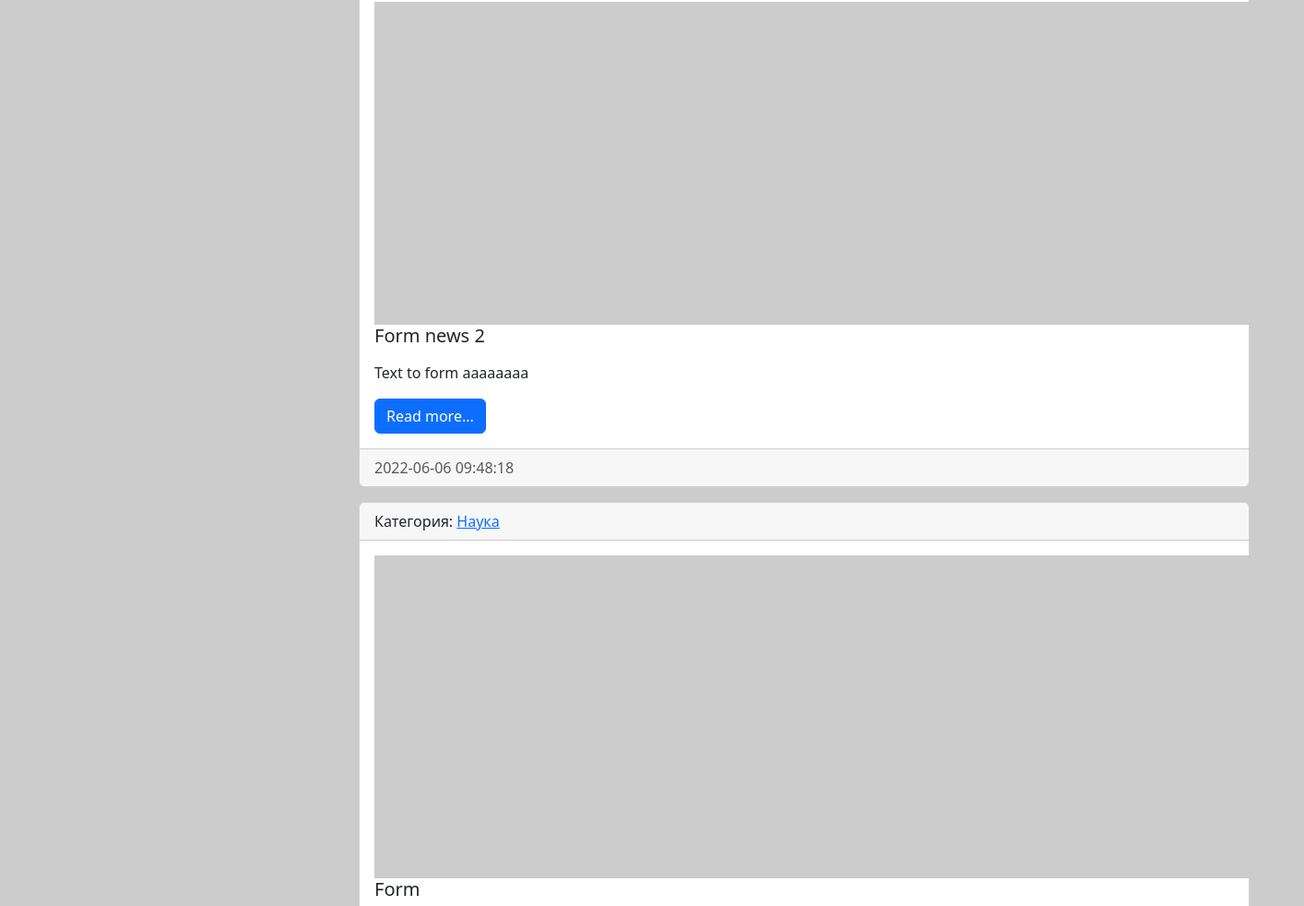
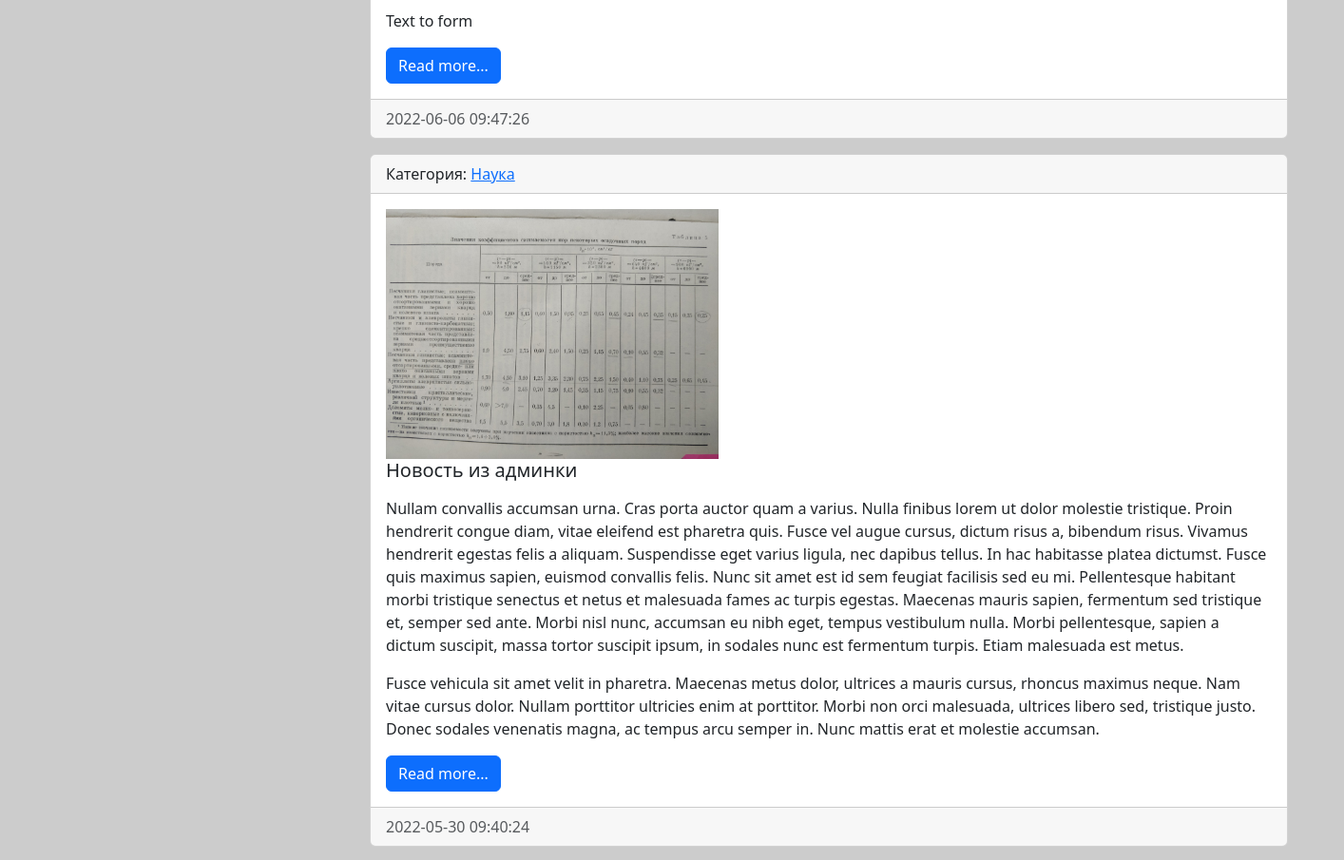
The app's page / (middle part), older data (2 pictures, top to bottom).
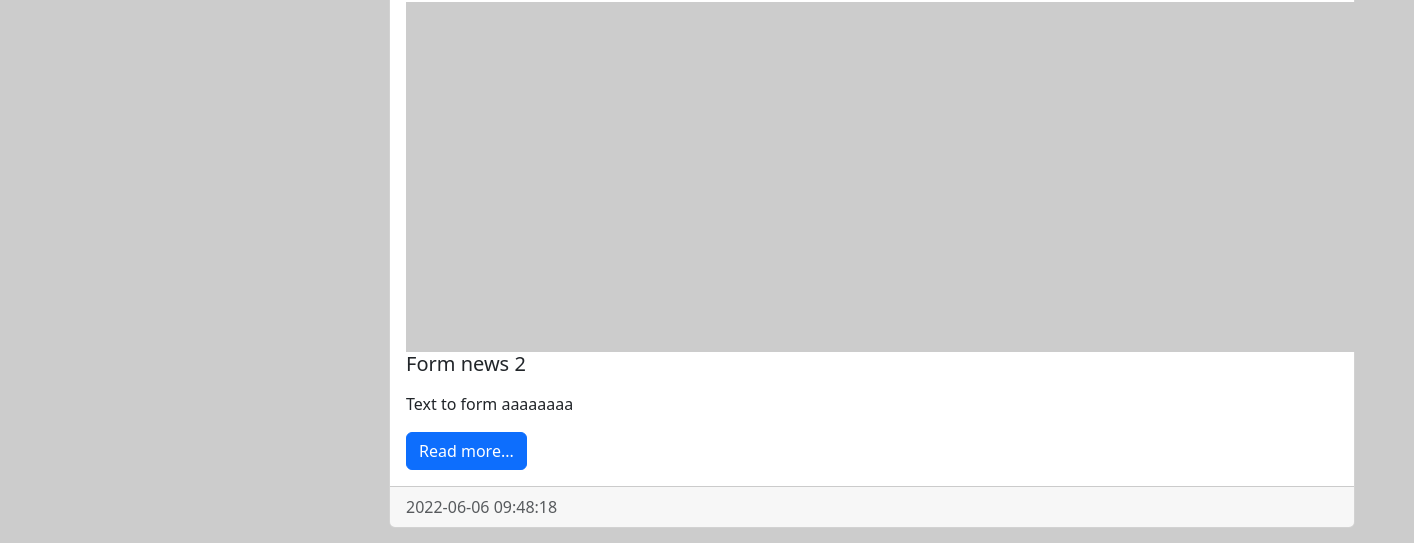
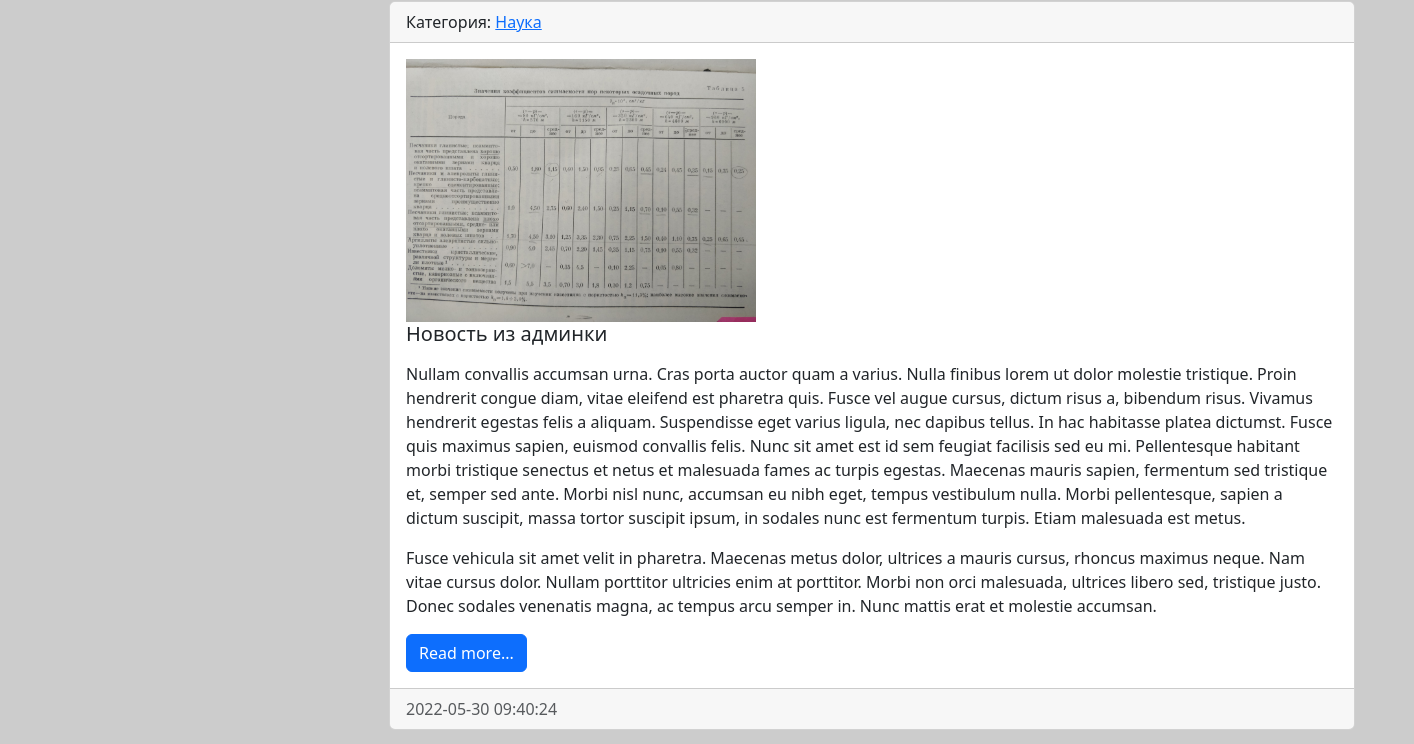
The same page, newer data (2 pictures, top to bottom).
### news/models.py (models this page shows, shortened)
class News(models.Model):
    title = models.CharField(max_length=250, verbose_name='Наименование')
    content = models.TextField(blank=True, verbose_name='Контект')
    created_ed = models.DateTimeField(auto_now_add=True, verbose_name='Дата публикации')
    updated_ed = models.DateTimeField(auto_now=True, verbose_name='Обновлено')
    photo = models.ImageField(upload_to='photos/%Y/%m/%d/', verbose_name='Фото', blank=True)
    is_published = models.BooleanField(default=True, verbose_name='Опубликовано')
    category = models.ForeignKey('Category', on_delete=models.PROTECT, null=True, verbose_name='Категория')
    views = models.IntegerField(default=0)
    def get_absolute_url(self):
        return reverse('view_news', kwargs={'pk': self.pk})
    class Meta:
        verbose_name = 'Новость'
        verbose_name_plural = 'Новости'
        ordering = ['-created_ed']

class Category(models.Model):
    title = models.CharField(max_length=150, db_index=True, verbose_name='Наименование категории')
    def get_absolute_url(self):
        return reverse('category', kwargs={'category_id': self.pk})
    def __str__(self):
        return self.title
    class Meta:
        verbose_name = 'Категория'
        verbose_name_plural = 'Категории'
        ordering = ['title']

### news/views.py (the view)
# urls.py: path('', HomeNews.as_view(), name='home'),
class HomeNews(ListView):
    model = News
    template_name = 'news/home_news_list.html'
    context_object_name = 'news'
    extra_context = {'title': 'Главная'}
    def get_context_data(self, *, object_list=None, **kwargs):
        context = super().get_context_data(**kwargs)
        context['title'] = 'Главная страница'
        return context
    def get_queryset(self):
        return News.objects.filter(is_published=True)

### news/templatetags/news_tags.py (called while the page is built)
@register.inclusion_tag('news/list_categories.html')
def show_categories():
    categories = Category.objects.all()
    return {"categories": categories}

### news/templates/news/home_news_list.html (shortened to what this page needs)
{% extends 'base.html' %}
{% block content %}
{% for item in news %}
<div class="card mb-3">
  <div class="card-header">
    Категория: <a href="{{ item.category.get_absolute_url }}">{{ item.category }}</a>
  </div>
  <div class="card-body">
    <div class="media">
      {% if item.photo %}
      <img src="{{ item.photo.url }}" alt="" width="350" class="mr-3">
      {% else %}
      <img src="https://picsum.photos/id/1060/350/235/?blur=2" alt="" class="mr-3">
      {% endif %}
      <div class="media-body">
        <h5 class="card-title">{{item.title}}</h5>
        <p class="card-text">{{item.content|safe|linebreaks}}</p>
        <a href="{{ item.get_absolute_url }}" class="btn btn-primary">Read more...</a>
      </div>
    </div>
  </div>
  <div class="card-footer text-muted">
    {{item.created_ed|date:"Y-m-d H:i:s"}}
  </div>
</div>
{% endfor %}
{% endblock %}

Row changes from the older to the newer data that the page shows:
no longer on this page (row edited): News: category "Наука", title "Form", content "Text to form", created_ed "2022-06-06 09:47:26"
